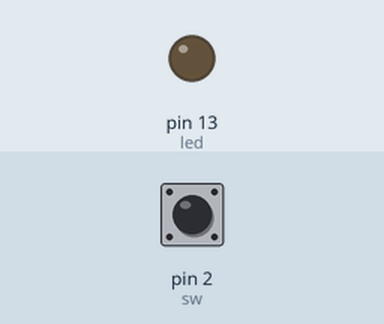
Bench run of a sketch on a simulated Arduino Uno, built with avr-gcc and run on an emulated ATmega328P. Parts: output pins drawn as LEDs (lit = HIGH). Inputs (shaded band) come from the test bench; at power-on: pin 2 (sw) LOW.

Above: at 1.2 s.
1.3 s: pin 2 (sw) pulled HIGH for 0.15 s
At 2.2 s:
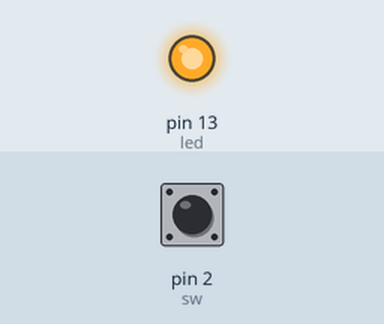
2.9 s: pin 2 (sw) pulled HIGH for 1 s
At 4.6 s:
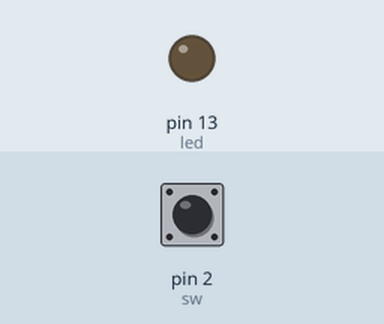
5.4 s: pin 2 (sw) pulled HIGH for 3.2 s
At 9.4 s:
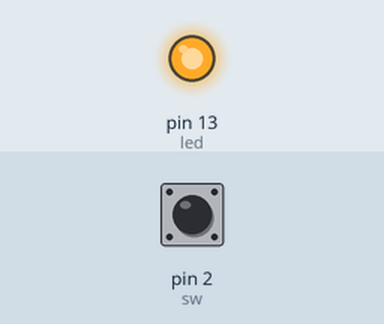
Timing chart, 0 to 10.9 s (numbered marks = the images above; inputs shaded):
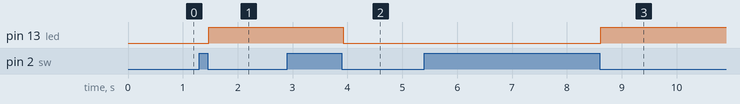

Measured:
- after the input at 1.3 s, pin 13 (led): LOW → HIGH after 0.17 s
- after the input at 2.9 s, pin 13 (led): HIGH → LOW after 1.0 s
- after the input at 5.4 s, pin 13 (led): LOW → HIGH after 3.2 s

The sketch:

LED_Schalter.ino
```cpp
const byte led = 13;
const byte sw = 2;
byte click = 0;
boolean lastState = 0;
boolean toggle = 0;
void setup() {
  pinMode(led,OUTPUT);
  pinMode(sw,INPUT);
  lastState = digitalRead(sw);
}

void loop() {
  boolean b1 = digitalRead(sw);
  if (b1 != lastState)
    {
      delay (20);
      boolean b2 = digitalRead (sw);
      if (b1 == b2)
        {
          lastState = b1;
          click++;
        }
    }
   if (click == 2)
    {
      click = 0;
      toggle = !toggle;
      digitalWrite (led,toggle);
    }
}
```
